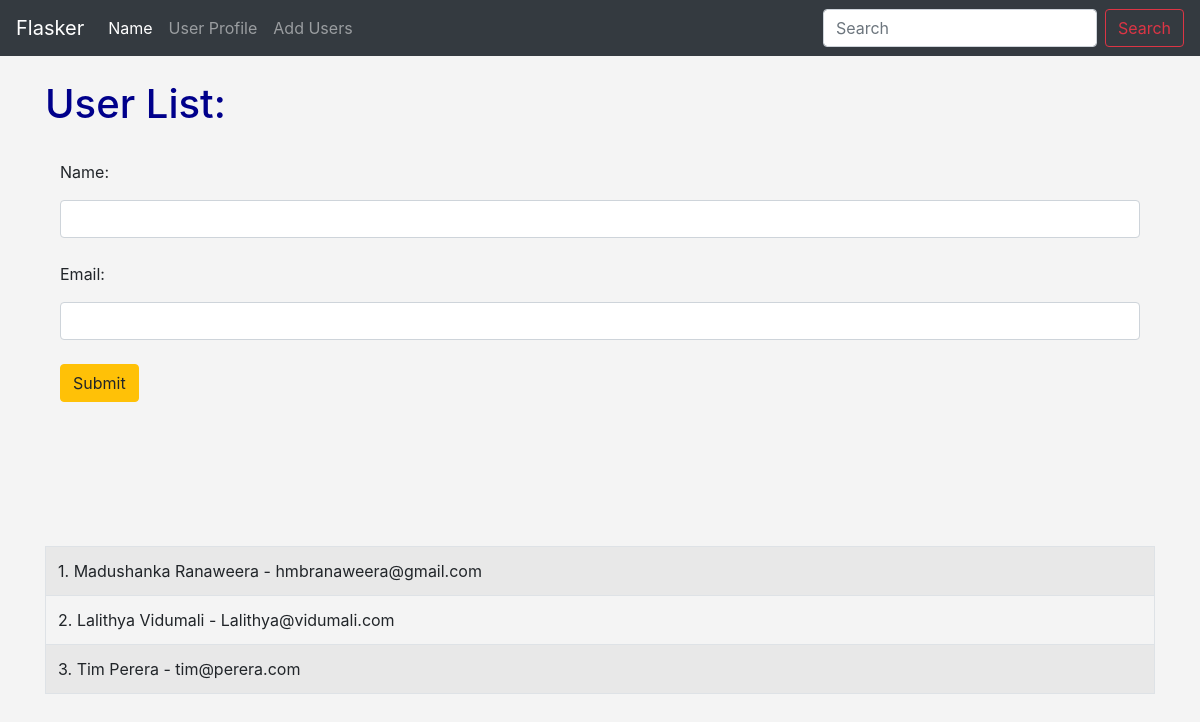
The page /user/add on the database as committed earlier.
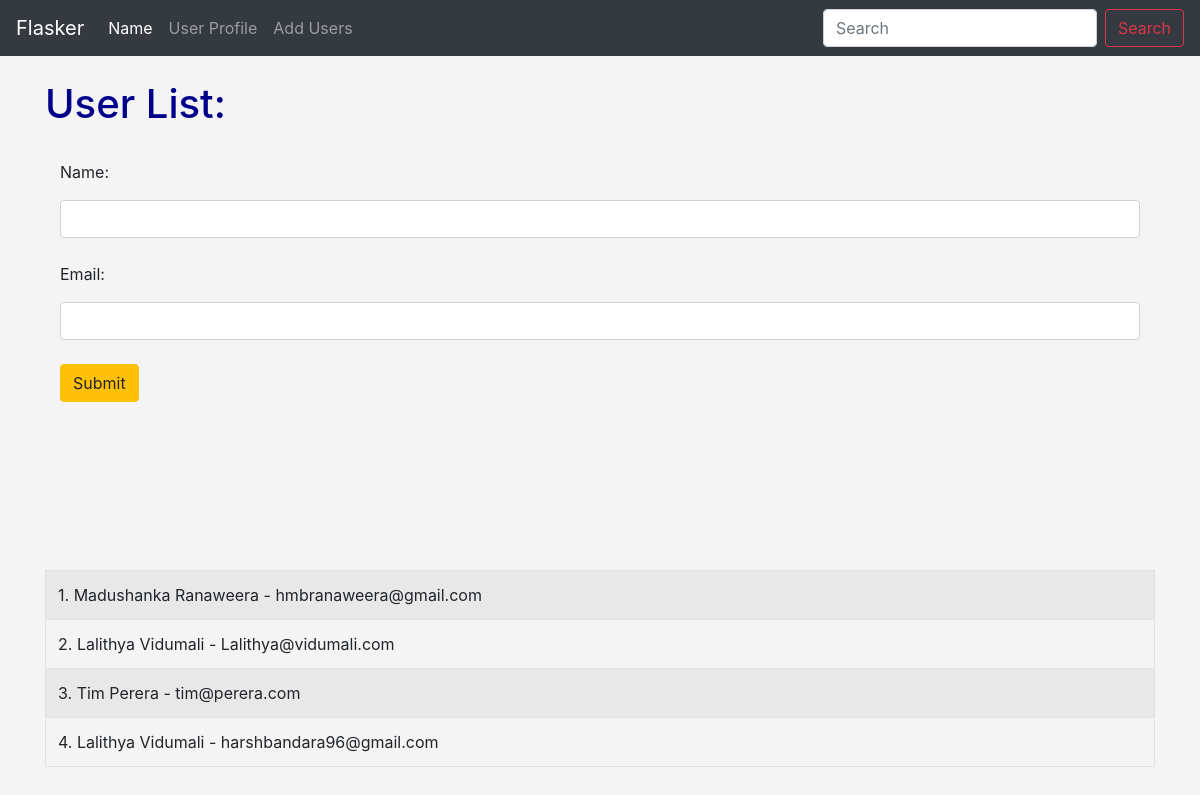
The same page on the database as committed later.
### hello.py (models this page shows, shortened)
class Users(db.Model):
    id = db.Column(db.Integer, primary_key=True)
    name = db.Column(db.String(200),nullable=False)
    email = db.Column(db.String(200),nullable=False,unique=True)
    date_added = db.Column(db.DateTime, default=datetime.utcnow)

### hello.py (the view, shortened to what this page needs)
@app.route('/user/add', methods=['GET','POST'])
def add_user():
    name = None
    form = UserForm()
    our_users = Users.query.order_by(Users.date_added)
    return render_template('add_user.html', form=form, name=name, our_users=our_users)

### hello.py
class UserForm(FlaskForm):
    name = StringField('Name:', validators=[DataRequired()])
    email = StringField('Email:', validators=[DataRequired()])
    submit = SubmitField('Submit')

### templates/add_user.html (shortened to what this page needs)
{% extends 'base.html'%}
{% block content %}
{%if name %}
    <h1>User Added to the List!!</h1>
    <br>
    <table class="table table-hover table-bordered table-striped">
        {% for our_user in our_users %}
            <tr>
            <td>{{our_user.id}}. {{our_user.name}} - {{our_user.email}}</td>
            </tr>
            <br>
        {%endfor%}
        </table>
    <br><br>
{% else %}
    <h1>User List:</h1>
    <br>
<div class="container-fluid">
    <form method="POST">
        {{ form.name.label(class="form-group") }}
        {{ form.name(class="form-control") }}
        <br>
        {{ form.email.label(class="form-group") }}
        {{ form.email(class="form-control") }}
        <br>
        {{ form.submit(class="btn btn-warning")}}
    </form>
</div>
<br><br><br>
<table class="table table-hover table-bordered table-striped">
{% for our_user in our_users %}
    <tr>
    <td>{{our_user.id}}. {{our_user.name}} - {{our_user.email}}</td>
    </tr>
    <br>
{%endfor%}
</table>
{% endif%}
{% endblock %}

### templates/base.html (shortened to what this page needs)
<!doctype html>
<html lang="en">
  <head>
    <link rel="stylesheet" href="https://cdn.jsdelivr.net/npm/bootstrap@4.0.0/dist/css/bootstrap.min.css">
     <link rel="stylesheet" href="{{url_for('static', filename='css/style.css')}}">
  </head>
  <body>
    {% include 'navbar.html' %}
    <br>
    <div class="container">
        {% block content %}
        {% endblock %}
    </div>
  </body>
</html>

### templates/navbar.html (shortened to what this page needs)
<nav class="navbar navbar-expand-lg navbar-dark bg-dark">
    <a class="navbar-brand" href="{{ url_for('index') }}">Flasker</a>
    <div class="collapse navbar-collapse" id="navbarSupportedContent">
      <ul class="navbar-nav mr-auto">
        <li class="nav-item active">
          <a class="nav-link" href="{{ url_for('name') }}">Name <span class="sr-only">(current)</span></a>
        </li>
        <li class="nav-item">
          <a class="nav-link" href="{{ url_for('user', name='Mad') }}">User Profile</a>
        </li>
        <li class="nav-item">
            <a class="nav-link" href="{{ url_for('add_user') }}">Add Users</a>
          </li>
      </ul>
      <form class="form-inline my-2 my-lg-0">
        <input class="form-control mr-sm-2" type="search" placeholder="Search" aria-label="Search">
        <button class="btn btn-outline-danger my-2 my-sm-0" type="submit">Search</button>
      </form>
    </div>
  </nav>

### static/css/style.css (style rules this page uses)
h1 { color: darkblue; font-size: 60ox; }
body { background: #f4f4f4; }

Rows that differ between the two databases and show on the page:
added Users: id "4", name "Lalithya Vidumali", email "harshbandara96@gmail.com"
